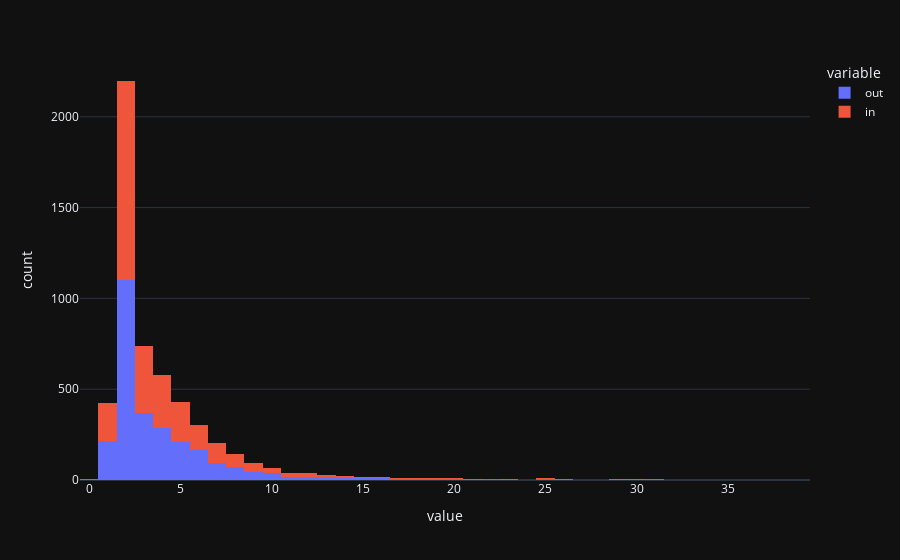

Notebook cell for this chart:
### Code cell
#TODO add this as a function in DefaultCharVis
# Check if dirgraph or not
# if dir, both out and in, else edges
outDegrees = list(dict(TN.dirgraph.out_degree).values())
inDegrees = list(dict(TN.dirgraph.in_degree).values())

df = pd.DataFrame({"out": outDegrees, "in": inDegrees})

df

px.histogram(df)

### Figure 1 — Plotly figure (JSON) as saved in the notebook; plotly's stock layout.template omitted (floating-point values rounded to 4 significant figures; data arrays with more than 128 entries replaced by an {"elided": "..."} marker saying what was removed)
{"data": [{"alignmentgroup": "True", "bingroup": "x", "hovertemplate": "variable=out<br>value=%{x}<br>count=%{y}<extra></extra>", "legendgroup": "out", "marker": {"color": "#636efa", "pattern": {"shape": ""}}, "name": "out", "offsetgroup": "out", "orientation": "v", "showlegend": true, "x": {"elided": "2719 int values"}, "xaxis": "x", "yaxis": "y", "type": "histogram"}, {"alignmentgroup": "True", "bingroup": "x", "hovertemplate": "variable=in<br>value=%{x}<br>count=%{y}<extra></extra>", "legendgroup": "in", "marker": {"color": "#EF553B", "pattern": {"shape": ""}}, "name": "in", "offsetgroup": "in", "orientation": "v", "showlegend": true, "x": {"elided": "2719 int values"}, "xaxis": "x", "yaxis": "y", "type": "histogram"}], "layout": {"xaxis": {"anchor": "y", "domain": [0.0, 1.0], "title": {"text": "value"}}, "yaxis": {"anchor": "x", "domain": [0.0, 1.0], "title": {"text": "count"}}, "legend": {"title": {"text": "variable"}, "tracegroupgap": 0}, "margin": {"t": 60}, "barmode": "relative"}}
